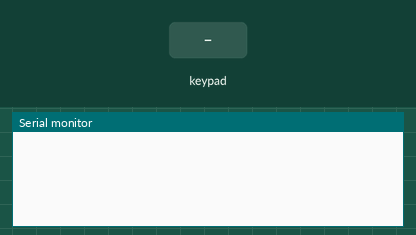
Simulated run of this sketch. Board: Arduino Uno, built with avr-gcc and run on an emulated ATmega328P. Shown: the last lines printed to the serial monitor. The test bench sets the inputs (shaded band).

Above: at 1.2 s.
1.3 s: key '1' pressed
At 2.0 s:
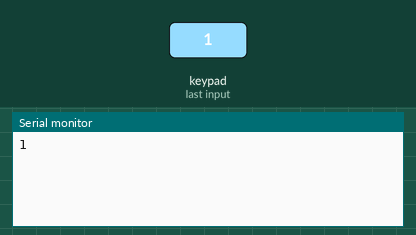
2.8 s: keypad keys 8 9 1 0 1 4 A pressed 0.4 s apart
At 6.4 s:
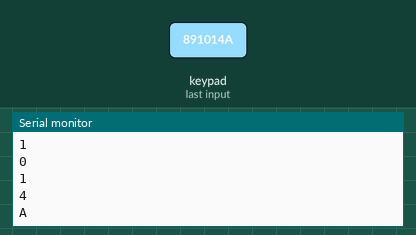
7.1 s: key 'B' pressed
At 7.7 s:
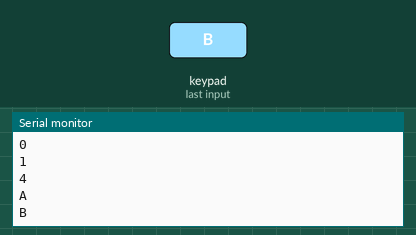
8.6 s: keypad keys 8 9 1 0 1 4 D pressed 0.4 s apart
At 11.7 s:
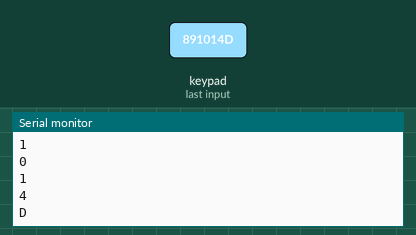
12.9 s: key 'C' pressed
At 13.4 s:
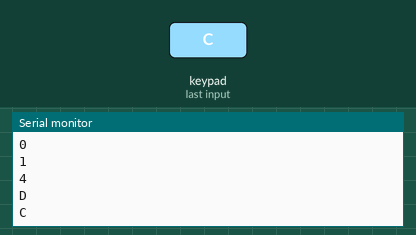
14.4 s: key 'X' pressed
At 15.5 s:
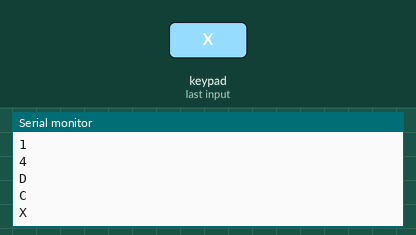
Timing chart, 0 to 16.9 s (numbered marks = the images above; inputs shaded):
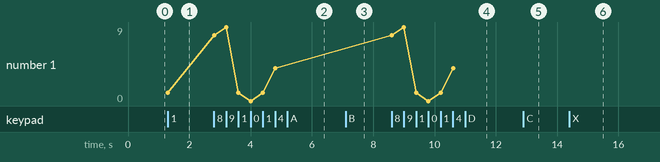

The sketch:

Keypad_TEST.ino
```cpp
/* @file CustomKeypad.pde
|| @version 1.0
|| @author Alexander Brevig
|| @contact alexanderbrevig@gmail.com
||
|| @description
|| | Demonstrates changing the keypad size and key values.
|| #
*/


// Super cool man
#include <Keypad.h>

const byte ROWS = 4; //four rows
const byte COLS = 4; //four columns
//define the cymbols on the buttons of the keypads. Note 'X' and 'Y' are don't cares since hardware does not support it
char hexaKeys[ROWS][COLS] = {
  {'1','2','3','A'},
  {'4','5','6','B'},
  {'7','8','9','C'},
  {'X','0','D','Y'}
};
byte rowPins[ROWS] = {8, 9, 10, 14}; //connect to the row pinouts of the keypad
byte colPins[COLS] = {2, 3, 7, 5}; //connect to the column pinouts of the keypad

//initialize an instance of class NewKeypad
Keypad customKeypad = Keypad( makeKeymap(hexaKeys), rowPins, colPins, ROWS, COLS);

void setup(){
  Serial.begin(115200);
}

void loop(){
  char customKey = customKeypad.getKey();

  if (customKey){
    Serial.println(customKey);
  }
}
```

Measured:
- after the input at 1.3 s, the serial monitor: prints a new line at once (image 1)
- after the input at 2.8 s, the serial monitor: prints a new line at once (image 2)
- after the input at 7.1 s, the serial monitor: prints a new line at once (image 3)
- after the input at 8.6 s, the serial monitor: prints a new line at once (image 4)
- after the input at 12.9 s, the serial monitor: prints a new line at once (image 5)
- after the input at 14.4 s, the serial monitor: prints a new line at once (image 6)
- plotted number 1: 1 → 4 after the input at 2.8 s
